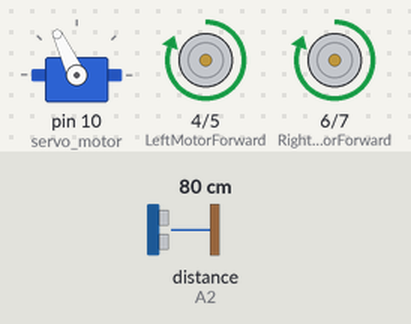
A sketch run on a simulated Arduino Uno, built with avr-gcc and run on an emulated ATmega328P. Parts: servo, motor-driver pin pairs drawn as motors (green arrow = first pin HIGH = forward, orange = second pin HIGH = backward, longer = more drive). Inputs (shaded band) come from the test bench; at power-on: distance to the obstacle (sensor on A2) 80 cm. The echo pulse lasts 58.3 µs per cm.

Above: at 3.4 s.
3.5 s: distance to the obstacle (sensor on A2) set to 23 cm
5.0 s: distance to the obstacle (sensor on A2) set to 19 cm
At 5.67 s:
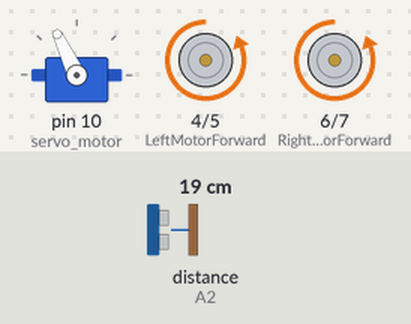
At 6.7 s:
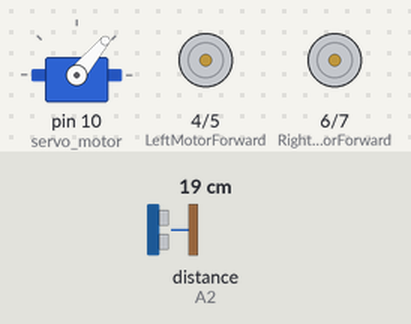
11.0 s: distance to the obstacle (sensor on A2) set to 35 cm
13.4 s: distance to the obstacle (sensor on A2) set to 2 cm
At 15.8 s:
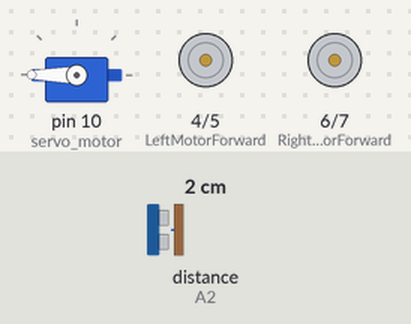
Timing chart, 0 to 17.4 s (numbered marks = the images above; inputs shaded):
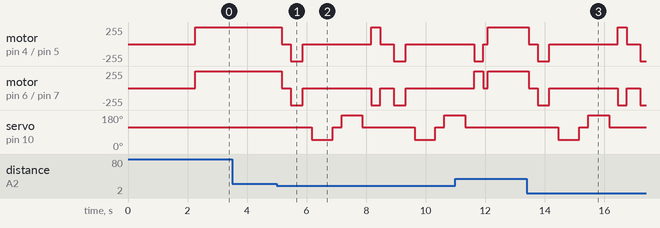

Measured:
- the behaviour switches between 21 and 20 cm on distance to the obstacle (sensor on A2) (found by bisection; images 0 and 1)
- after the input at 3.5 s, every drawn part: stays the same

The sketch:

Obstacle-Avoidance-Robot.ino
```cpp
/*
   Autonomous Arduino RC Car
   Components:
   - Arduino Uno/Nano
   - L298N Motor Driver
   - Ultrasonic Sensor (HC-SR04)
   - Servo Motor (to rotate ultrasonic sensor)
   - IR sensors optional for line detection


   Functionality:
   The car moves forward until an obstacle is detected (< 20 cm).
   Then it stops, reverses slightly, scans right and left distances,
   compares them, and turns in the direction with more free space.
*/

#include <Servo.h>        // Servo library for rotating ultrasonic sensor
#include <NewPing.h>      // Ultrasonic sensor library for accurate distance measurement

// ---------------- MOTOR DRIVER PINS (L298N) ----------------
const int LeftMotorForward = 4;
const int LeftMotorBackward = 5;
const int RightMotorForward = 6;
const int RightMotorBackward = 7;

// ---------------- ULTRASONIC SENSOR PINS ----------------
#define TRIGGER_PIN  A1  // Trigger pin connected to A1
#define ECHO_PIN     A2  // Echo pin connected to A2
#define MAX_DISTANCE 250 // Max distance limit for ultrasonic sensor (in cm)

// ---------------- OBJECTS ----------------
Servo servo_motor;  // Servo object to rotate the ultrasonic sensor
NewPing sonar(TRIGGER_PIN, ECHO_PIN, MAX_DISTANCE);

// ---------------- GLOBAL VARIABLES ----------------
int distance = 100;  // Stores the last measured distance

// ===================================================
// SETUP: Initialize components
// ===================================================
void setup() {
  // Set motor driver pins as outputs
  pinMode(RightMotorForward, OUTPUT);
  pinMode(LeftMotorForward, OUTPUT);
  pinMode(LeftMotorBackward, OUTPUT);
  pinMode(RightMotorBackward, OUTPUT);

  // Attach servo motor to pin 10 and center it at 115 degrees
  servo_motor.attach(10);
  servo_motor.write(115);
  delay(2000);  // Wait 2 seconds for servo to stabilize

  // Take initial distance readings
  distance = readPing();
  delay(100);
}

// ===================================================
// LOOP: Main decision-making process (Flowchart logic)
// ===================================================
void loop() {
  int distanceRight = 0;
  int distanceLeft = 0;
  delay(50);

  // --------- OBSTACLE DETECTED ---------
  if (distance <= 20) {   // If obstacle is closer than 20 cm
    moveStop();
    delay(300);

    moveBackward();       // Step back slightly
    delay(400);

    moveStop();
    delay(300);

    // Scan right distance
    distanceRight = lookRight();
    delay(300);

    // Scan left distance
    distanceLeft = lookLeft();
    delay(300);

    // Compare right and left distances
    if (distanceRight >= distanceLeft) {
      turnRight();
      delay(300);
      moveStop();
    } else {
      turnLeft();
      delay(300);
      moveStop();
    }
  }
  // --------- NO OBSTACLE: KEEP MOVING FORWARD ---------
  else {
    moveForward();
  }

  // Update distance reading
  distance = readPing();
}

// ===================================================
// HELPER FUNCTIONS
// ===================================================

// Rotate servo to the right, measure distance, then reset
int lookRight() {
  servo_motor.write(50);      // Rotate sensor right
  delay(500);
  int distance = readPing();  // Get distance
  delay(100);
  servo_motor.write(115);     // Reset to center
  return distance;
}

// Rotate servo to the left, measure distance, then reset
int lookLeft() {
  servo_motor.write(180);     // Rotate sensor left
  delay(500);
  int distance = readPing();  // Get distance
  delay(100);
  servo_motor.write(115);     // Reset to center
  return distance;
}

// Get distance from ultrasonic sensor
int readPing() {
  delay(100);                 // Short delay between pings
  int cm = sonar.ping_cm();   // Send ping and return distance in cm
  if (cm == 0) {              // If no obstacle detected, set max range
    cm = 250;
  }
  return cm;
}

// -------- MOTOR CONTROL FUNCTIONS --------

// Stop all motors
void moveStop() {
  digitalWrite(RightMotorForward, LOW);
  digitalWrite(RightMotorBackward, LOW);
  digitalWrite(LeftMotorForward, LOW);
  digitalWrite(LeftMotorBackward, LOW);
}

// Move forward
void moveForward() {
  digitalWrite(RightMotorForward, HIGH);
  digitalWrite(RightMotorBackward, LOW);
  digitalWrite(LeftMotorForward, HIGH);
  digitalWrite(LeftMotorBackward, LOW);
}

// Move backward
void moveBackward() {
  digitalWrite(RightMotorForward, LOW);
  digitalWrite(RightMotorBackward, HIGH);
  digitalWrite(LeftMotorForward, LOW);
  digitalWrite(LeftMotorBackward, HIGH);
}

// Turn right
void turnRight() {
  digitalWrite(RightMotorForward, LOW);
  digitalWrite(RightMotorBackward, HIGH);
  digitalWrite(LeftMotorForward, HIGH);
  digitalWrite(LeftMotorBackward, LOW);
}

// Turn left
void turnLeft() {
  digitalWrite(RightMotorForward, HIGH);
  digitalWrite(RightMotorBackward, LOW);
  digitalWrite(LeftMotorForward, LOW);
  digitalWrite(LeftMotorBackward, HIGH);
}
```
